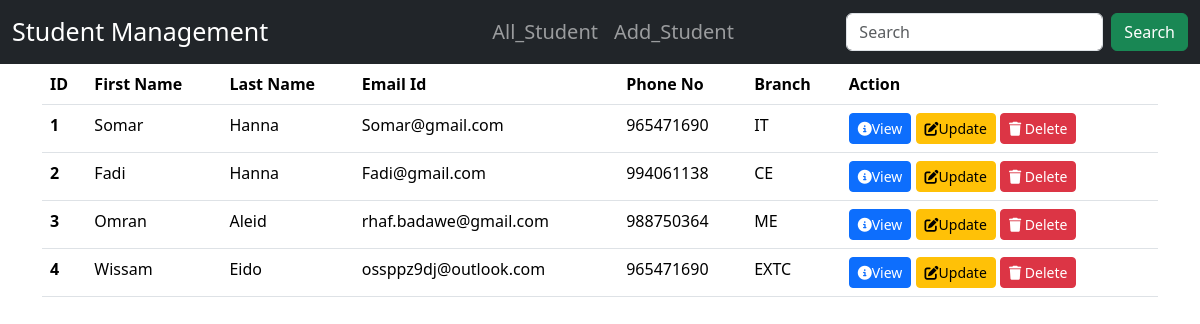
The page / on the database its author committed.
### Student_Management/models.py (models this page shows, shortened)
class Student(models.Model):
    fname = models.CharField(max_length= 20)
    lname = models.CharField(max_length= 20)
    email = models.EmailField()
    phone = models.PositiveBigIntegerField()
    brand = models.CharField(max_length= 30,choices= CHOICES)

### Student_Management/views.py (the view)
# urls.py: path("", views.list_student, name= 'home'),
def list_student(request):
    student = Student.objects.all()
    return render(request, "crud/list_student.html", {"student":student})

### Student_Management/templates/crud/list_student.html (shortened to what this page needs)
{% extends 'crud/base.html' %} {% block content %}
<table class="table table-hover">
  <thead>
    <tr>
      <th scope="col">ID</th>
      <th scope="col">First Name</th>
      <th scope="col">Last Name</th>
      <th scope="col">Email Id</th>
      <th scope="col">Phone No</th>
      <th scope="col">Branch</th>
      <th scope="col">Action</th>
    </tr>
  </thead>
  <tbody>
    {% for st in student %}
    <tr>
      <th>{{st.id}}</th>
      <td>{{st.fname}}</td>
      <td>{{st.lname}}</td>
      <td>{{st.email}}</td>
      <td>{{st.phone}}</td>
      <td>{{st.brand}}</td>
      <td>
        <button
          type="button"
          class="btn btn-primary btn-sm"
          data-bs-toggle="modal"
          data-bs-target="#viewModel{{st.id}}"
        >
          <i class="fa-solid fa-circle-info"></i>View
        </button>
        <a href="{% url 'update' st.id %}" class="btn btn-warning btn-sm">
          <i class="fa-solid fa-pen-to-square"></i>Update</a
        >
        <button
          type="button"
          class="btn btn-danger btn-sm"
          data-bs-toggle="modal"
          data-bs-target="#deleteModal{{st.id}}"
        ><i class="fa-solid fa-trash"></i>
          Delete
        </button>
      </td>
    </tr>
    {% endfor %}
  </tbody>
</table>
{% endblock content %}

### Student_Management/templates/crud/base.html (shortened to what this page needs)
<!DOCTYPE html>
{% load static %}
<html lang="en">
  <head>
    <link
      href="https://cdn.jsdelivr.net/npm/bootstrap@5.3.3/dist/css/bootstrap.min.css"
      rel="stylesheet"
    />
    <link
      rel="stylesheet"
      href="https://cdnjs.cloudflare.com/ajax/libs/font-awesome/6.5.2/css/all.min.css"
    />
    <link rel="stylesheet" href="{% static 'css/style.css' %}" />
  </head>
  <body>
    {% include 'crud/navbar.html' %}
    <div class="container">{% block content %} {% endblock content %}</div>
  </body>
</html>

### Student_Management/templates/crud/navbar.html (shortened to what this page needs)
<nav class="navbar navbar-expand-lg navbar-dark bg-dark">
  <div class="container-fluid">
    <a class="navbar-brand" href="#" style="padding-right: 200px"
      >Student Management</a
    >
    <div class="collapse navbar-collapse" id="navbarNav">
      <ul class="navbar-nav">
        <li class="nav-item">
          <a class="nav-link" aria-current="page" href="/">All_Student</a>
        </li>
        <li class="nav-item">
          <a class="nav-link" href="{% url 'add' %}">Add_Student</a>
        </li>
      </ul>
    </div>
    <form action= "{% url 'search' %}" class="d-flex" role="search" method= "post">
      <input
        class="form-control me-2"
        type="search"
        placeholder="Search"
        aria-label="Search"
        name= "output"
      />
      <button class="btn btn-success" type="submit">Search</button>
    </form>
  </div>
</nav>

### Student_Management/static/css/style.css (style rules this page uses)
.navbar-brand { font-size: 25px; }
.nav-link { font-size: 20px; }

### rows shown on the page
Student: id "1", fname "Somar", lname "Hanna", email "Somar@gmail.com", phone "965471690", brand "IT"
Student: id "2", fname "Fadi", lname "Hanna", email "Fadi@gmail.com", phone "994061138", brand "CE"
Student: id "3", fname "Omran", lname "Aleid", email "rhaf.badawe@gmail.com", phone "988750364", brand "ME"
Student: id "4", fname "Wissam", lname "Eido", email "ossppz9dj@outlook.com", phone "965471690", brand "EXTC"
